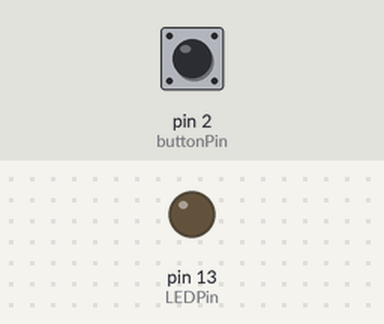
A sketch run on a simulated Arduino Uno, built with avr-gcc and run on an emulated ATmega328P. On the bench: output pins drawn as LEDs (lit = HIGH). The test bench sets the inputs (shaded band); at power-on: pin 2 (buttonPin) LOW.

Above: at 1.2 s.
1.3 s: pin 2 (buttonPin) pulled HIGH for 0.15 s
At 2.0 s:
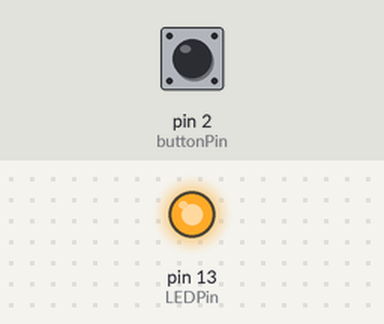
2.9 s: pin 2 (buttonPin) pulled HIGH for 1 s
At 3.2 s:
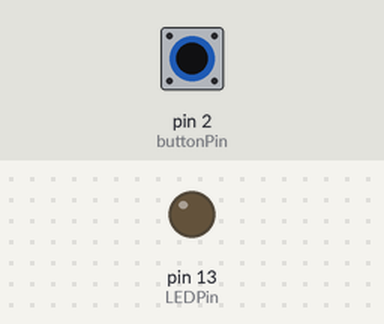
5.4 s: pin 2 (buttonPin) pulled HIGH for 3.2 s
At 6.3 s:
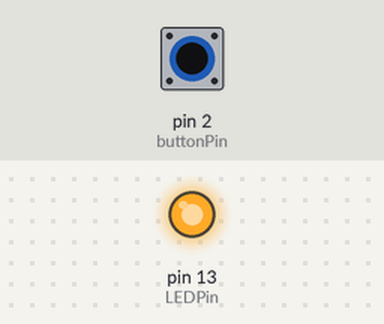
Timing chart, 0 to 8.4 s (numbered marks = the images above; inputs shaded):
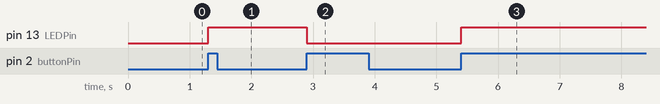

The sketch:

toggle.ino
```cpp
int LEDPin = 13;
int sleep = 100;
int buttonPin = 2;
int buttonState1 = 0;
int buttonState2;
int LEDState = 0;

void setup() {
  pinMode(LEDPin,OUTPUT);
  pinMode(buttonPin,INPUT);
}

void loop() {
  buttonState2 = digitalRead(buttonPin);
  if (buttonState1 == 0 && buttonState2 == 1) {
    if (LEDState == 0) {
      digitalWrite(LEDPin,HIGH);
      LEDState = 1;
    }
    else {
      digitalWrite(LEDPin,LOW);
      LEDState = 0;
    }
  }
  buttonState1 = buttonState2;
}
```

Measured:
- after the input at 1.3 s, pin 13 (LEDPin): LOW → HIGH at once
- after the input at 2.9 s, pin 13 (LEDPin): HIGH → LOW at once
- after the input at 5.4 s, pin 13 (LEDPin): LOW → HIGH at once
